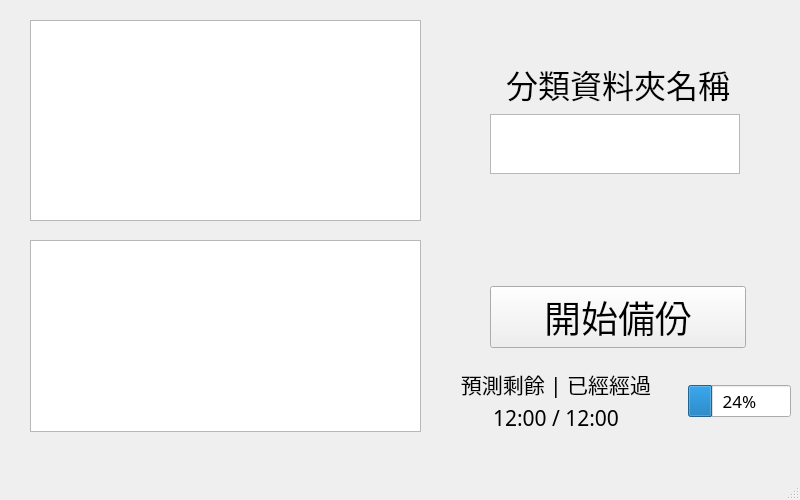
<?xml version="1.0" encoding="UTF-8"?>
<ui version="4.0">
 <class>MainWindow</class>
 <widget class="QMainWindow" name="MainWindow">
  <property name="geometry">
   <rect>
    <x>0</x>
    <y>0</y>
    <width>800</width>
    <height>500</height>
   </rect>
  </property>
  <property name="minimumSize">
   <size>
    <width>800</width>
    <height>500</height>
   </size>
  </property>
  <property name="maximumSize">
   <size>
    <width>800</width>
    <height>500</height>
   </size>
  </property>
  <property name="windowTitle">
   <string>MainWindow</string>
  </property>
  <widget class="QWidget" name="centralwidget">
   <widget class="QTextEdit" name="messageBox">
    <property name="enabled">
     <bool>true</bool>
    </property>
    <property name="geometry">
     <rect>
      <x>30</x>
      <y>20</y>
      <width>391</width>
      <height>201</height>
     </rect>
    </property>
    <property name="sizePolicy">
     <sizepolicy hsizetype="Expanding" vsizetype="Expanding">
      <horstretch>0</horstretch>
      <verstretch>0</verstretch>
     </sizepolicy>
    </property>
    <property name="font">
     <font>
      <family>等距更紗黑體 TC Xlight</family>
      <pointsize>18</pointsize>
     </font>
    </property>
    <property name="autoFillBackground">
     <bool>false</bool>
    </property>
    <property name="lineWrapMode">
     <enum>QTextEdit::NoWrap</enum>
    </property>
    <property name="readOnly">
     <bool>true</bool>
    </property>
   </widget>
   <widget class="QListWidget" name="usbDriveList">
    <property name="geometry">
     <rect>
      <x>30</x>
      <y>240</y>
      <width>391</width>
      <height>192</height>
     </rect>
    </property>
    <property name="font">
     <font>
      <pointsize>22</pointsize>
     </font>
    </property>
   </widget>
   <widget class="QWidget" name="layoutWidget">
    <property name="geometry">
     <rect>
      <x>490</x>
      <y>60</y>
      <width>256</width>
      <height>288</height>
     </rect>
    </property>
    <layout class="QVBoxLayout" name="verticalLayout_6">
     <item>
      <layout class="QVBoxLayout" name="verticalLayout_5">
       <item>
        <widget class="QLabel" name="label1">
         <property name="font">
          <font>
           <family>等距更紗黑體 TC Xlight</family>
           <pointsize>24</pointsize>
          </font>
         </property>
         <property name="text">
          <string>分類資料夾名稱</string>
         </property>
         <property name="alignment">
          <set>Qt::AlignCenter</set>
         </property>
        </widget>
       </item>
       <item>
        <widget class="QTextEdit" name="grounpName">
         <property name="enabled">
          <bool>true</bool>
         </property>
         <property name="sizePolicy">
          <sizepolicy hsizetype="Fixed" vsizetype="Fixed">
           <horstretch>0</horstretch>
           <verstretch>0</verstretch>
          </sizepolicy>
         </property>
         <property name="maximumSize">
          <size>
           <width>250</width>
           <height>60</height>
          </size>
         </property>
         <property name="font">
          <font>
           <family>等距更紗黑體 TC Xlight</family>
           <pointsize>24</pointsize>
          </font>
         </property>
         <property name="autoFillBackground">
          <bool>false</bool>
         </property>
         <property name="lineWrapMode">
          <enum>QTextEdit::NoWrap</enum>
         </property>
         <property name="readOnly">
          <bool>false</bool>
         </property>
        </widget>
       </item>
      </layout>
     </item>
     <item>
      <spacer name="verticalSpacer">
       <property name="orientation">
        <enum>Qt::Vertical</enum>
       </property>
       <property name="sizeHint" stdset="0">
        <size>
         <width>28</width>
         <height>108</height>
        </size>
       </property>
      </spacer>
     </item>
     <item>
      <widget class="QPushButton" name="startBackupBtn">
       <property name="font">
        <font>
         <family>等距更紗黑體 TC Xlight</family>
         <pointsize>28</pointsize>
        </font>
       </property>
       <property name="text">
        <string>開始備份</string>
       </property>
      </widget>
     </item>
    </layout>
   </widget>
   <widget class="QWidget" name="layoutWidget">
    <property name="geometry">
     <rect>
      <x>430</x>
      <y>370</y>
      <width>361</width>
      <height>62</height>
     </rect>
    </property>
    <layout class="QHBoxLayout" name="horizontalLayout">
     <item>
      <layout class="QVBoxLayout" name="verticalLayout">
       <item>
        <widget class="QLabel" name="label2">
         <property name="font">
          <font>
           <family>等距更紗黑體 TC Xlight</family>
           <pointsize>16</pointsize>
          </font>
         </property>
         <property name="text">
          <string>預測剩餘 | 已經經過</string>
         </property>
         <property name="alignment">
          <set>Qt::AlignCenter</set>
         </property>
        </widget>
       </item>
       <item>
        <widget class="QLabel" name="labelTime">
         <property name="font">
          <font>
           <family>等距更紗黑體 TC Xlight</family>
           <pointsize>16</pointsize>
          </font>
         </property>
         <property name="text">
          <string>12:00 / 12:00</string>
         </property>
         <property name="alignment">
          <set>Qt::AlignCenter</set>
         </property>
        </widget>
       </item>
      </layout>
     </item>
     <item>
      <widget class="QProgressBar" name="progressBar">
       <property name="sizePolicy">
        <sizepolicy hsizetype="Fixed" vsizetype="Fixed">
         <horstretch>0</horstretch>
         <verstretch>0</verstretch>
        </sizepolicy>
       </property>
       <property name="font">
        <font>
         <family>微軟正黑體</family>
         <pointsize>13</pointsize>
        </font>
       </property>
       <property name="value">
        <number>24</number>
       </property>
       <property name="alignment">
        <set>Qt::AlignCenter</set>
       </property>
       <property name="textDirection">
        <enum>QProgressBar::TopToBottom</enum>
       </property>
      </widget>
     </item>
    </layout>
   </widget>
  </widget>
  <widget class="QMenuBar" name="menubar">
   <property name="geometry">
    <rect>
     <x>0</x>
     <y>0</y>
     <width>800</width>
     <height>21</height>
    </rect>
   </property>
  </widget>
  <widget class="QStatusBar" name="statusbar"/>
 </widget>
 <resources/>
 <connections/>
</ui>
